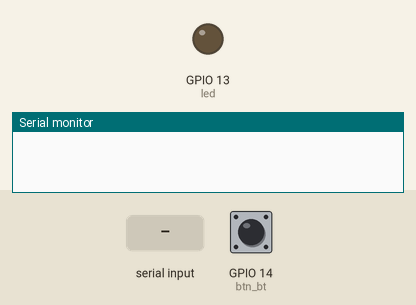
Recording of a sketch running on a simulated ESP32. Parts: output pins drawn as LEDs (lit = HIGH), the last lines printed to the serial monitor. The test bench sets the inputs (shaded band); at power-on: GPIO 14 (btn_bt) HIGH. Nothing arrives over Bluetooth unless stated.

Above: at 1.2 s.
1.3 s: GPIO 14 (btn_bt) pulled LOW for 0.15 s
2.9 s: "1\n" received over the second serial link
At 4.1 s:
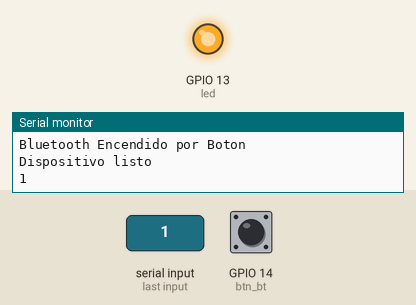
4.4 s: GPIO 14 (btn_bt) pulled LOW for 1 s
Timing chart, 0 to 7.4 s (numbered marks = the images above; inputs shaded):
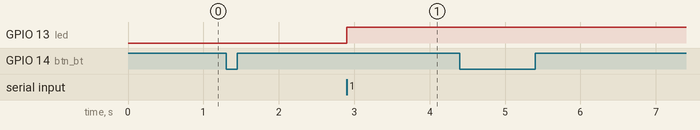

The sketch:

02_Bluetooth.ino
```cpp
#include <BluetoothSerial.h>
#include <WiFi.h>
#include <HTTPClient.h>

//---Bluetooth---//
const int led = 13;
const int btn_bt = 14;
int edo_btn=1;
int edo_btn_new;
int cont=0;
int BTHControl=0;
int BTCont=0;

BluetoothSerial BT;
void ConfigByBluetooth(void);

void setup() {
	Serial.begin(115200);
	pinMode(btn_bt, INPUT_PULLUP);
	pinMode(led, OUTPUT);
}

void loop() {
	while(1) {
		//Lee el botón
		edo_btn_new=digitalRead(btn_bt);
		if (edo_btn==0 && edo_btn_new==1) {
			if (cont==0){
				Serial.println("Bluetooth Encendido por Boton");
				cont=1;
			}else{
				Serial.println("Bluetooth Apagado por Boton");
				cont=0;
				BT.end();
				BTCont=0;
			}
		}
		edo_btn=edo_btn_new;
		//Sincronizar contador y control para encendido y apagado de BT

		BTHControl=cont;
		ConfigByBluetooth();
	}

}


void ConfigByBluetooth(void){
	//Inicializamos bluetooth
	String message = "";
	char incomingChar;
	if (BTHControl == 1){
		//Inicia BT
		if (BTCont==0) {
			BT.begin("Kratos uwu.");
			Serial.println("Dispositivo listo");
			BTCont=1;
		}

		if(BT.available()){
			incomingChar = BT.read();
			if(incomingChar != '\n'){
				message += String(incomingChar);
			}else{
				message = "";
			}
			Serial.print(incomingChar);
		}

		//Encender apagar LED
		if(message == "1"){
			digitalWrite(led, HIGH);
			BT.println("LED encendido");
		} else if (message == "0") {
			digitalWrite(led, LOW);
			BT.println("LED apagado");
		}

		//Apagar con aplicación
		if(message == "R"){
			BT.println("Apagando BT");
			delay(250);
			Serial.println("\nBluetooth Apagado por Aplicacion");
			BT.println("Bluetooth Apagado por Aplicacion");
			BTHControl=0;
			cont=0;
			BT.end();
		}

	}
}
```

Measured:
- after the input at 2.9 s, GPIO 13 (led): LOW → HIGH at once
